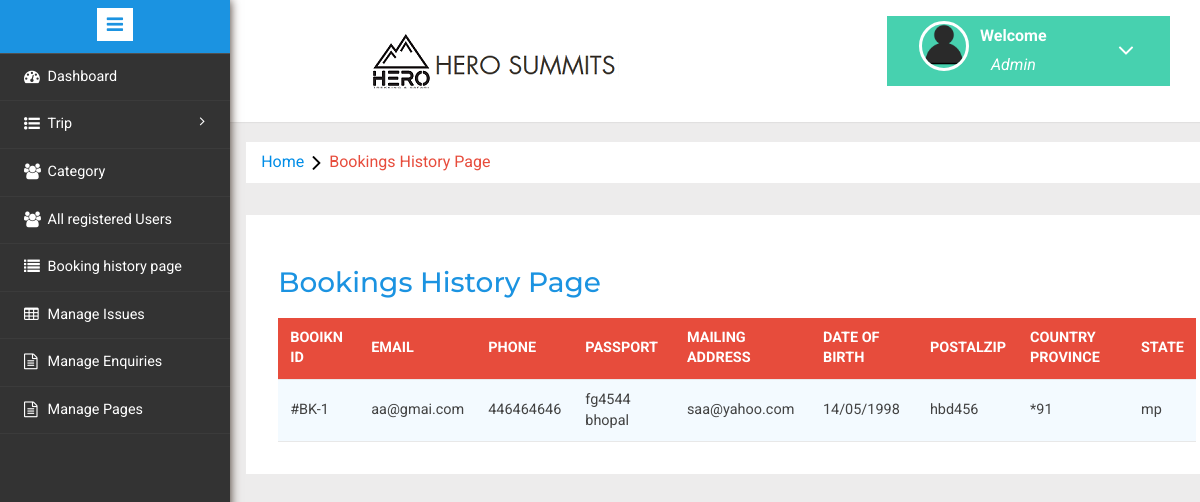
The page /index.php/admin/booking_history on the database as committed earlier.
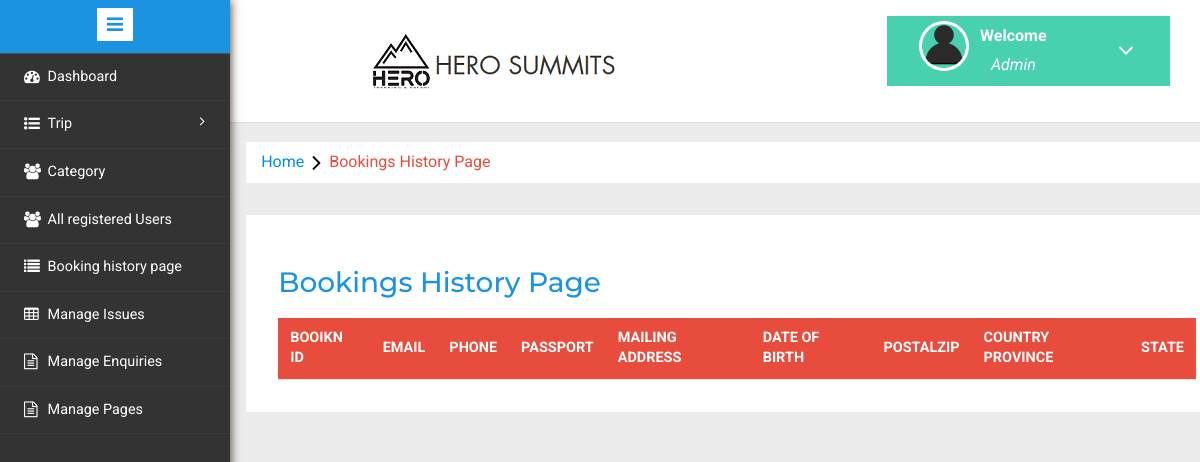
The same page on the database as committed later.
### tables this page shows
CREATE TABLE `booking` (
  `id` int(11) NOT NULL,
  `adult` int(11) NOT NULL,
  `youth` int(11) NOT NULL,
  `extraArriveDay` int(11) NOT NULL,
  `extraDepartureDay` int(11) NOT NULL,
  `pickupAmount` decimal(25,2) NOT NULL,
  `dropAmount` decimal(25,2) NOT NULL,
  `trip_id` int(11) NOT NULL,
  `tourAmount` decimal(25,2) NOT NULL,
  `flightAmount` decimal(25,2) NOT NULL,
  `hotalAmount` decimal(25,2) NOT NULL,
  `total` decimal(25,2) NOT NULL,
  `booking_type` int(11) NOT NULL DEFAULT '1' COMMENT '1:save,2:payment',
  `ctreated_by` int(11) NOT NULL,
  `email` varchar(255) DEFAULT NULL,
  `phone` varchar(255) DEFAULT NULL,
  `passport` varchar(255) DEFAULT NULL,
  `mailing_address` varchar(255) DEFAULT NULL,
  `dob` varchar(255) DEFAULT NULL,
  `city` varchar(255) DEFAULT NULL,
  `postalzip` varchar(255) DEFAULT NULL,
  `country_crovince` varchar(255) DEFAULT NULL,
  `state` varchar(255) DEFAULT NULL
);

### application/controllers/Admin.php (called while the page is built, shortened)
<?php
class Admin extends CI_Controller {
    function booking_history(){
      $query_booking= $this->db->query('select * from booking');
      $data['history'] =$query_booking->result();
      $data['title'] ="Booking History";
      $this->load->view('admin/booking_history',$data);
    }
}
?>

### index.php (called while the page is built, shortened)
<?php
require_once BASEPATH.'core/CodeIgniter.php';

### application/views/admin/booking_history.php (the view, shortened to what this page needs)
<!DOCTYPE HTML>
<html>
<head>
	<?php include('includes/meta.php'); ?>
</head>
<body>
	 <?php include('includes/header.php'); ?>
  <?php include('includes/side_menu.php'); ?>
   <div class="page-container">
<div class="left-content">
<ol class="breadcrumb">
                <li class="breadcrumb-item"><a href="<?php echo site_url('Admin_Controller/index');?>">Home</a><i class="fa fa-angle-right"></i>Bookings History Page</li>
            </ol>
<div class="agile-grids">
				<div class="agile-tables">
					<div class="w3l-table-info table-responsive">
					  <h2>Bookings History Page</h2>
					    <table id="table ">
						<thead>
						  <tr>
						  <th>Booikn id</th>
							<th>Email</th>
							<th>Phone</th>
							<th>Passport</th>
							<th>Mailing Address </th>
							<th>Date of Birth</th>
							<th>PostalZip </th>
							<th>Country Province </th>
							<th>State </th>
						  </tr>
						</thead>
						<tbody>
<?php
foreach($history as $result)
{				?>
						  <tr>
							<td>#BK-<?php echo $result->id ;?></td>
							<td><?php echo $result->email ;?></td>
							<td><?php echo $result->phone ;?></td>
							<td><?php echo $result->passport ;?></td>
							<td><?php echo $result->mailing_address ;?></td>
							<td><?php echo $result->dob ;?></td>
							<td><?php echo $result->postalzip ;?></td>
							<td><?php echo $result->country_crovince ;?></td>
							<td><?php echo $result->state ;?></td>
								 </tr>
						 <?php
						} ?>
						</tbody>
					  </table>
					</div>
			</div>
</div>
</div>
</div>
</body>
</html>

Rows that differ between the two databases and show on the page:
removed booking: id "1", email "aa@gmai.com", phone "446464646", passport "fg4544 bhopal", mailing_address "saa@yahoo.com", dob "14/05/1998", postalzip "hbd456", country_crovince "*91", state "mp"
